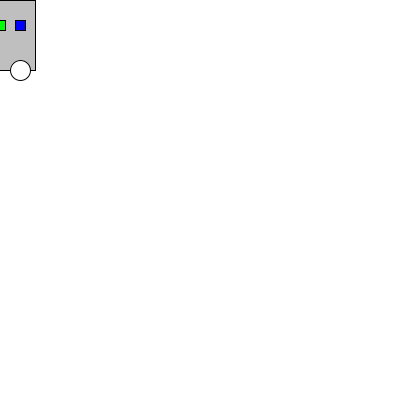
Frame 1 (no input)
Frame 60 (the mouse pressed at the canvas centre just before this capture): identical to frame 1, image omitted
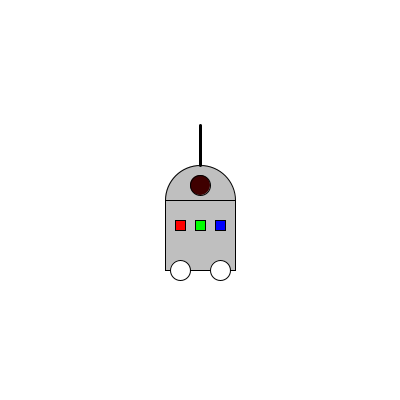
Frame 120 (the mouse held since frame 60 and released just before this capture)

The Processing sketch that drew these frames (run headless with seeded random() and noise(); from frame 60 on, the mouse is pressed at the canvas centre):

// Processing sketch: exo033
// ── exo033.pde
void setup() {
  size(400, 400);
}

void draw() {
  background(255);
  strokeWeight(1);

  // le corps
  fill(191);
  rect(mouseX - 35, mouseY, 70, 70);

  // les trois LEDs
  fill(255, 0, 0);
  rect(mouseX - 25, mouseY + 20, 10, 10);
  fill(0, 255, 0);
  rect(mouseX - 5, mouseY + 20, 10, 10);
  fill(0, 0, 255);
  rect(mouseX + 15, mouseY + 20, 10, 10);

  // les roues
  fill(255);
  ellipse(mouseX - 20, mouseY + 70, 20, 20);
  ellipse(mouseX + 20, mouseY + 70, 20, 20);

  // la tête
  fill(191);
  arc(mouseX, mouseY, 70, 70, -PI, 0, CHORD);

  // la caméra
  fill(63, 0, 0);
  ellipse(mouseX, mouseY-15, 20, 20);

  // l'antenne
  strokeWeight(3);
  line(mouseX, mouseY-35, mouseX, mouseY-75);
}
